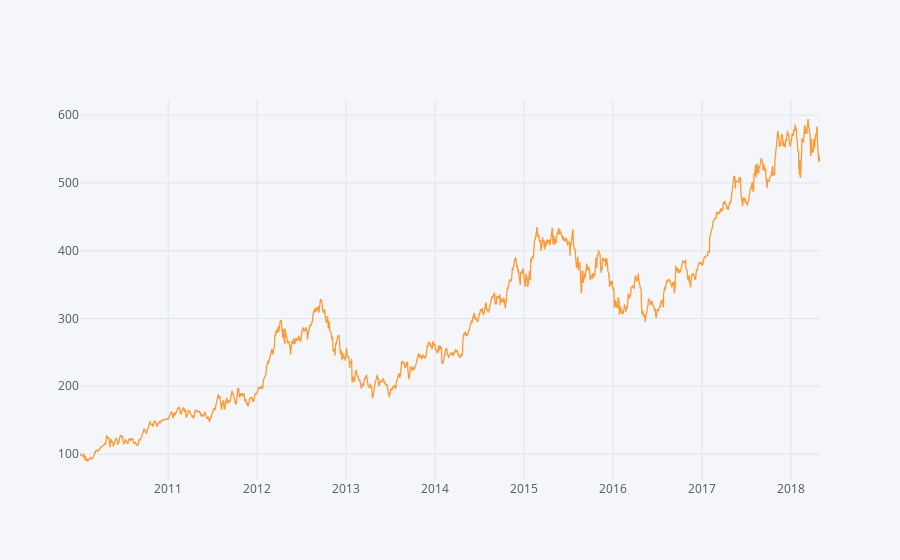

The notebook cell saved with this chart:
### Code cell
data.normalize().iplot(kind='lines')

### Figure 1 — Plotly figure (JSON) as saved in the notebook; plotly's stock layout.template omitted (floating-point values rounded to 4 significant figures; data arrays with more than 128 entries replaced by an {"elided": "..."} marker saying what was removed)
{"data": [{"line": {"color": "rgba(255, 153, 51, 1.0)", "dash": "solid", "shape": "linear", "width": 1.3}, "mode": "lines", "name": "CLOSE", "text": "", "type": "scatter", "x": {"elided": "2095 str values"}, "y": {"elided": "2095 float values"}}], "layout": {"legend": {"bgcolor": "#F5F6F9", "font": {"color": "#4D5663"}}, "paper_bgcolor": "#F5F6F9", "plot_bgcolor": "#F5F6F9", "title": {"font": {"color": "#4D5663"}}, "xaxis": {"gridcolor": "#E1E5ED", "showgrid": true, "tickfont": {"color": "#4D5663"}, "title": {"font": {"color": "#4D5663"}, "text": ""}, "zerolinecolor": "#E1E5ED"}, "yaxis": {"gridcolor": "#E1E5ED", "showgrid": true, "tickfont": {"color": "#4D5663"}, "title": {"font": {"color": "#4D5663"}, "text": ""}, "zerolinecolor": "#E1E5ED"}}}
